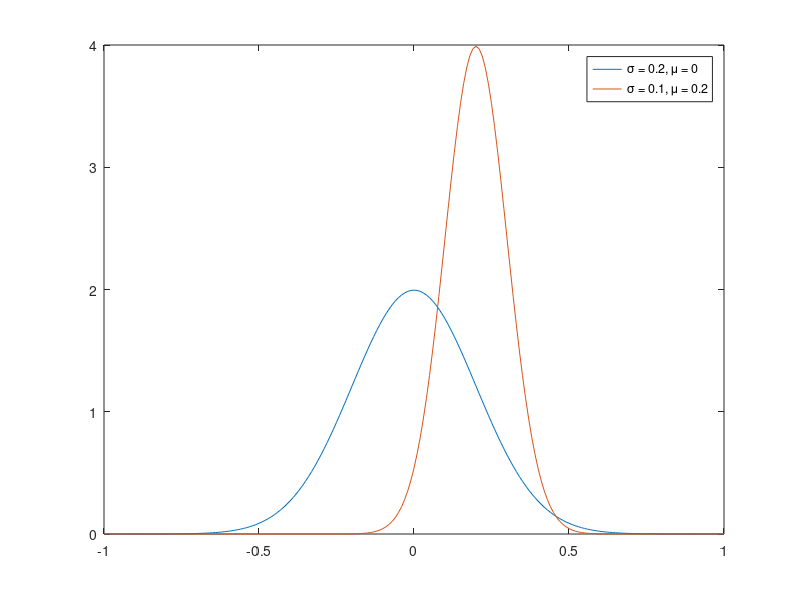

MATLAB code for this plot: (Note: this script raises an error after producing the figure.)
%% Data Science for Human Factors course - script 6
% Plotting 2: Descriptive plots
%
% This script is free to use and distribute for anybody!
% 
% Author: Marius Klug, 2019, bpn.tu-berlin.de
%%%%%%%%%%%%%%%%%%%%%%%%%%%%%%%%%%%%%%%%%%%%%%%%%%%%%%%%%%%%

%% Legends

% our beautiful gaussian again

figure(1); clf

x = -1:.01:1;

s = 0.2;
gaussian1 = 1/(s*sqrt(2*pi)) * exp( -x.^2 / (2*s^2) );

gauss1_handle = plot(x,gaussian1);

hold on

s = 0.1;
mu = 0.2;
gaussian2 = 1/(s*sqrt(2*pi)) * exp( -(x - mu).^2 / (2*s^2) );

gauss2_handle = plot(x,gaussian2);

% greek letters or other special characters can be used!
legend_handle = legend({'{\sigma} = 0.2, {\mu} = 0',...
    '{\sigma} = 0.1, {\mu} = 0.2'});

%% let's adjust the legend a bit

legend_handle.FontSize = 14;
legend_handle.Location = 'north';
legend_handle.Location = 'best'
legend_handle.Orientation = 'horizontal'
legend_handle.Orientation = 'vertical'

% we can also adjust this manually
legend_handle.Position = [0.4 0.7 0.35 0.2]

%% EXERCISE
% What do the position values represent? Find it out by
% playing around with it and/or using the doc.

%% Let's plot some more stuff

figure(2); clf

idx_peak1 = gaussian1==max(gaussian1);
idx_peak2 = gaussian2==max(gaussian2);

gauss1_peak_handle1 = plot(x(idx_peak1),...
    gaussian1(idx_peak1),'ko');
hold on
gauss1_peak_handle2 = plot(x(idx_peak2),...
    gaussian2(idx_peak2),'ko');

gauss1_handle = plot(x,gaussian1);
gauss2_handle = plot(x,gaussian2);

% just using legends always creates the legend in the order
% of plotting
legend_handle = legend({'{\sigma} = 0.04, {\mu} = 0',...
    '{\sigma} = 0.1, {\mu} = 0.2','Peaks'});

% since we have the handles, we can assign the legends to
% their plots
legend_handle = legend(...
    [gauss1_handle gauss2_handle gauss1_peak_handle1],...
    {'{\sigma} = 0.04, {\mu} = 0',...
    '{\sigma} = 0.1, {\mu} = 0.2','Peaks'});

%% Two axes in one (left and right)

f=figure(3); set(gcf,'color','w'); clf

x = 0:0.01:20;
y1 = 200*exp(-0.05*x).*sin(x);
y2 = 0.8*exp(-0.5*x).*sin(10*x);

plot(x,y1);
hold on
plot(x,y2);

% this is hardly useful because we can not evaluate the
% second line. so we want to have two different scales for
% the plots

clf

% switching to the left-hand scale
yyaxis left
hLine1 = plot(x,y1,'--');
ylabel('y_1')

% switching to the right-hand scale
yyaxis right
plot(x,y2);
ylabel('y_2')

xlabel('x')

% changing color properties is possible with handles
set(hLine1,'color','r')

% but it does not change the color of the axes themselves

% changing the color of the axes is possible as a default
set(gcf,'defaultaxescolororder',[0.4 0.4 0.4; 0.8 0.8 0.8])
% this needs to be run before plotting and it will remain even with clf. If
% you want to get back the normal colors, you need to close the figure.

% rerun this section to see the new colors


%% yyaxis was introduced in 2016
% older versions need to run this
clf


[hAx,hLine1,hLine2] = plotyy(x,y1,x,y2);

ylabel(hAx(1), 'y1')
ylabel(hAx(2), 'y2')
xlabel('x')

%% now we know which line is scaled how, so we need the
% legend in addition

legend({'200*exp(-0.05*x).*sin(x)',...
    '0.8*exp(-0.5*x).*sin(10*x)'})

% set a grid that makes the plot easier to read
grid on

% some more tweaks for fontsize and background color
set(gca,'fontsize',14)
f.Color = [1 1 1];

%% Annotations in a plot

figure(4); clf

% just plot a straight line
plot(1:10)
title('Plot with annotations')

% using text(), we can write text in our plots 
text(4,3.5,'This is a text!','Color','r','FontSize',15);

% with annotations we can do a bit more fancy tings like
% arrows
x = [0.3 0.5];
y = [0.6 0.5];
a=annotation('textarrow',x,y,'String','y = x ')

% if you want to draw rectangles around significant regions
% for example, you can use the rectangle annpotation
dim = [.3 .68 .2 .2];
annotation('rectangle',dim,'Color','red')

% and as usual, you can change features of the annotation
dim2 = [.74 .56 .1 .1];
annotation('rectangle',dim2,'FaceColor','blue','FaceAlpha',.2)

% You can also have a text in a box if you want to have your
% own specific legend for example
dim = [0.15 0.6 0.3 0.2];
str = {'Straight Line Plot','from 1 to 10'};
annotation('textbox',dim,'String',str,'FitBoxToText','off');

%% Scatter plots

figure(5);clf;

% first, let's greate some dots by clicking on the figure
hold on;
axis([0 2 0 2]);
allXs=0.5;
allYs=0.5;
plot(allXs,allYs,'x');


button=1;

% continue as long as the pressed button is 1 (left mouse)
while (button==1)
    
    % ginput raises crosshairs in the current axes to for 
    % you to identify points in the figure, positioning the 
    % cursor with the mouse.
    [x,y,button]=ginput(1);
    
    % the x and y position are plot and stored
    plot(x,y,'x');
    allXs(end+1) = x;
    allYs(end+1) = y;
end


%% EXERCISE
% plot this data as a scatterplot in a separate figure. There are two ways
% this can be done!

figure(6);clf


%% Descriptive statistics plots

figure(7); clf

% generate some data sets. they are generated such that they
% have the same mean and SD but are in fact quite different.

rng default  % for reproducibility
m = 20;
v = 10;
n = 10000;
ylimits = [-30 100];

% normally distributed data
data1 = (randn(n,1)*v)+m;

% bimodal data
data2 = [randn(n/2,1)+m-v; randn(n/2,1)+m+v];

% lognormally distributed data
v = v^2;
mu = log((m^2)/sqrt(v+m^2));
sigma = sqrt(log(v/(m^2)+1));
data3 = lognrnd(mu,sigma,n,1);

% bar plots, the classics
subplot(3,3,1)
bar(1,mean(data1),0.5)
hold on
% errorbar to visalize the standard deviation
errorbar(mean(data1),std(data1))
ylim(ylimits)
title(['{\mu} = ' num2str(mean(data1)) ', {\sigma} = '...
    num2str(std(data1))])

subplot(3,3,2)
bar(1,mean(data2),0.5)
hold on
errorbar(mean(data2),std(data2))
ylim(ylimits)
title(['{\mu} = ' num2str(mean(data2)) ', {\sigma} = '...
    num2str(std(data2))])

subplot(3,3,3)
bar(1,mean(data3),0.5)
hold on
errorbar(mean(data3),std(data3))
ylim(ylimits)
title(['{\mu} = ' num2str(mean(data3)) ', {\sigma} = '...
    num2str(std(data3))])

% bar plots are widely used in papers, but they are actually
% horrible. it's really nothing more than the mean and
% standard deviation, and this only correctly descibes a
% data set if it is normally distributed. even then there
% are better ways to display more information. 

% one step further is the box plot. box plots visualize the
% median, 25% amd 75% quantiles and the whiskers for
% outlier detection. boxplot draws points as outliers if 
% they are greater than q3 + whisker_length * (q3 - q1) or less than 
% q1 - whisker_length * (q3 - q1). q1 and q3 are the 25th and 75th 
% percentiles of the sample data, respectively. default is
% whisker_length = 1.5, approximately +/-2.7 sigma and 
% 99.3 percent coverage if the data are normally distributed.

subplot(334)
boxplot(data1)
ylim(ylimits)
title(['Median = ' num2str(median(data1))])

subplot(335)
boxplot(data2)
ylim(ylimits)
title(['Median = ' num2str(median(data2))])

subplot(336)
boxplot(data3)
ylim(ylimits)
title(['Median = ' num2str(median(data3))])

% we can already see clear differences in our datasets, as
% we should... but for example the bimodal dataset still
% does not properly get visualized

% histograms are a nice way to actually visualize the
% distribution with more accuracy

nbins = 50;
subplot(337)
histogram(data1,nbins)
subplot(338)
histogram(data2,nbins)
subplot(339)
histogram(data3,nbins)

% Better! Always remember this example when you see bar 
% plots. Friends don't let friends make bar plots :)

%% One last thing about box plots:

% plotstyle compact is sometimes the better choice,
% depending on the amount of plots you have in your figure

figure(8);clf
boxplot(randn(50),'plotstyle','compact','color',...
    [0.2 0.2 0.2])
hold on
plot(get(gca,'xlim'),[0 0],'k')